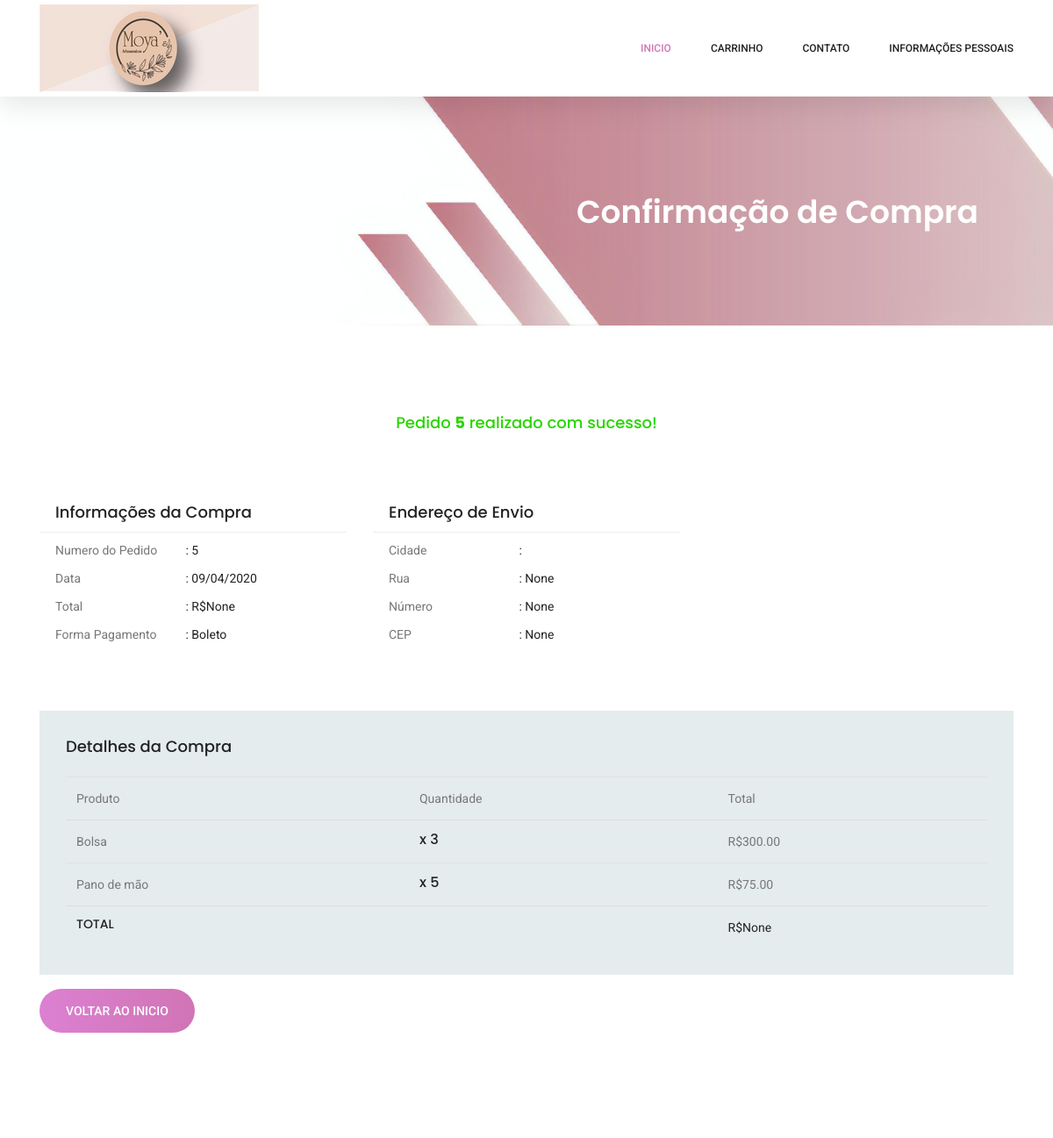
Before: /confirmacaoCompra/ (signed in, upper part) with the older database file.
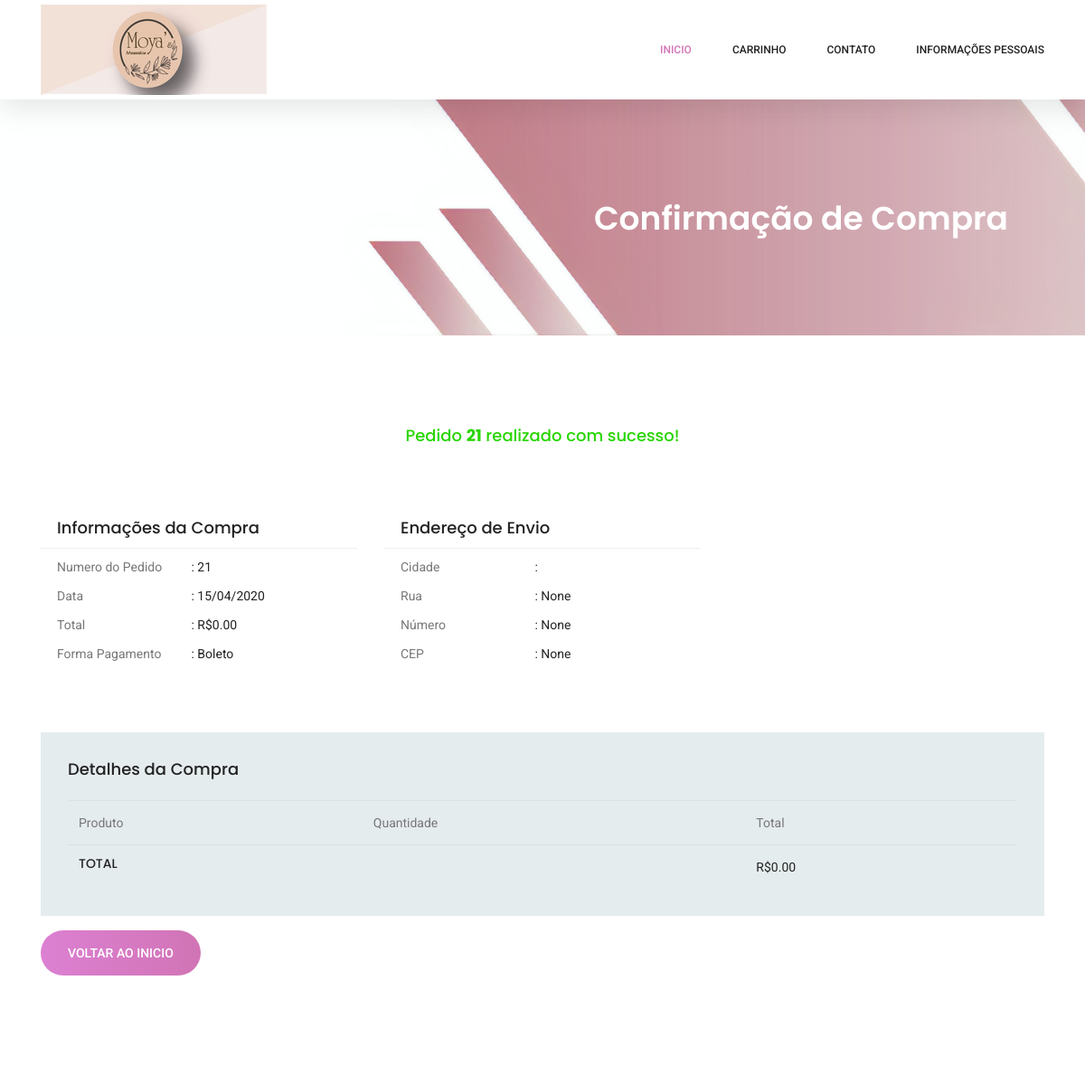
After: the same page with the newer database file.
### cadastros/models.py (models this page shows, shortened)
class Venda(models.Model):
    data_da_venda = models.DateTimeField(auto_now=True)
    desconto = models.CharField(max_length=100, null=True, blank=True)
    valor = models.DecimalField(max_digits=50, decimal_places=2,null=True, blank=True)
    parcelas = models.IntegerField()
    forma_pagamento = models.ForeignKey(FormaPagamento, on_delete=models.PROTECT,null=True, blank=True)
    forma_envio = models.ForeignKey(FormaEnvio, on_delete=models.PROTECT,null=True, blank=True)
    usuario = models.ForeignKey(User, on_delete=models.PROTECT)

class FormaPagamento(models.Model):
    nome = models.CharField(max_length=100)
    descricao = models.CharField(max_length=100)

class ProdutoVenda(models.Model):
    preco = models.DecimalField(max_digits=8, decimal_places=2)
    qtde = models.IntegerField()
    produto = models.ForeignKey(Produto, on_delete=models.PROTECT)
    venda = models.ForeignKey(Venda, on_delete=models.PROTECT)

class Produto(models.Model):
    codigo = models.CharField(max_length=100)
    nome = models.CharField(max_length=100)
    descricao = models.CharField(max_length=100)
    estoque = models.IntegerField()
    valorVenda = models.DecimalField(max_digits=50, decimal_places=2)
    imagem = models.ImageField(upload_to="imagens/%Y/%m/%d/", max_length=255, null=True, blank=True)
    categoria = models.ForeignKey(Categoria, on_delete=models.PROTECT)

### clientes/views.py (the view)
# urls.py: path('confirmacaoCompra/', ConfirmacaoView.as_view(), name="clientes-confirmacao"),
class ConfirmacaoView(LoginRequiredMixin, TemplateView):
    template_name = 'clientes/confirmacao.html'
    def get_context_data(self, *args, **kwargs):
        context = super().get_context_data(*args, **kwargs)
        venda = Venda.objects.filter(usuario=self.request.user).last()
        context['ultima_venda'] = venda
        context['produtos_venda'] = ProdutoVenda.objects.filter(venda=venda)
        context["pessoa"] = Pessoa.objects.get(usuario=self.request.user)
        return context

### clientes/templates/clientes/confirmacao.html (shortened to what this page needs)
{% extends 'clientes/formulario.html' %}
{% load static %}
{%block conteudo%}
<section class="banner-area organic-breadcrumb">
    <div class="container">
        <div class="breadcrumb-banner d-flex flex-wrap align-items-center justify-content-end">
            <div class="col-first">
                <h1>Confirmação de Compra</h1>
            </div>
        </div>
    </div>
</section>
<section class="order_details section_gap">
    <div class="container">
        <h2 class="title_confirmation">
            Pedido <strong>{{ultima_venda.pk}}</strong> realizado com sucesso!</h2>
        <div class="row order_d_inner">
            <div class="col-lg-4">
                <div class="details_item">
                    <h4>Informações da Compra</h4>
                    <ul class="list">
                        <li><a href="#"><span>Numero do Pedido</span> : {{ultima_venda.pk}}</a></li>
                        <li><a href="#"><span>Data</span> : {{ultima_venda.data_da_venda|date:"d/m/Y"}}</a></li>
                        <li><a href="#"><span>Total</span> : R${{ultima_venda.valor}}</a></li>
                        <li><a href="#"><span>Forma Pagamento</span> : {{ultima_venda.forma_pagamento.nome}}</a></li>
                    </ul>
                </div>
            </div>
            <div class="col-lg-4">
                <div class="details_item">
                    <h4>Endereço de Envio</h4>
                    {% if pessoa %}
                    {% with p=pessoa %}
                    <ul class="list">
                        <li><a href="#"><span>Cidade</span> : {{p.cidade.nome}}</a></li>
                        <li><a href="#"><span>Rua</span> : {{p.endereco}}</a></li>
                        <li><a href="#"><span>Número</span> : {{p.numero}}</a></li>
                        <li><a href="#"><span>CEP </span> : {{p.cep}}</a></li>
                    </ul>
                    {%endwith%}
                    {%endif%}
                </div>
            </div>
        </div>
        <div class="order_details_table">
            <h2>Detalhes da Compra</h2>
            <div class="table-responsive">
                <table class="table">
                    <thead>
                        <tr>
                            <th scope="col">Produto</th>
                            <th scope="col">Quantidade</th>
                            <th scope="col">Total</th>
                        </tr>
                    </thead>
                    <tbody>
                        {% for pv in produtos_venda %}
                        <tr>
                            <td>
                                <p>{{ pv.produto.nome }}</p>
                            </td>
                            <td>
                                <h5>x {{ pv.qtde }}</h5>
                            </td>
                            <td>
                                <p>R${{ pv.preco }}</p>
                            </td>
                        </tr>
                        {% endfor %}
                        <tr>
                            <td>
                                <h4>Total</h4>
                            </td>
                            <td>
                            </td>
                            <td>
                                <p>R${{ ultima_venda.valor }}</p>
                            </td>
                        </tr>
                    </tbody>
                </table>
            </div>
        </div>
        <a class="primary-btn my-3" href="{% url 'clientes-index' %}">Voltar ao Inicio</a>
    </div>
</section>
{% endblock %}

Changed rows visible on the page:
no longer on this page (row unchanged): Venda: pk "5", data_da_venda "09/04/2020", valor "None", forma_pagamento.nome "Boleto"
no longer on this page (row unchanged): ProdutoVenda: produto.nome "Bolsa", qtde "3", preco "300.00"
no longer on this page (row unchanged): ProdutoVenda: produto.nome "Pano de mão", qtde "5", preco "75.00"
added Venda: pk "21", data_da_venda "15/04/2020", valor "0.00", forma_pagamento.nome "Boleto"
